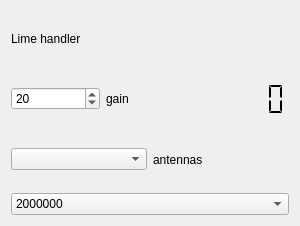
<?xml version="1.0" encoding="UTF-8"?>
<ui version="4.0">
 <class>limeWidget</class>
 <widget class="QWidget" name="limeWidget">
  <property name="geometry">
   <rect>
    <x>0</x>
    <y>0</y>
    <width>300</width>
    <height>226</height>
   </rect>
  </property>
  <property name="windowTitle">
   <string>lime control</string>
  </property>
  <layout class="QVBoxLayout" name="verticalLayout">
   <item>
    <widget class="QLabel" name="deviceLabel">
     <property name="text">
      <string>Lime handler</string>
     </property>
    </widget>
   </item>
   <item>
    <layout class="QHBoxLayout" name="horizontalLayout">
     <item>
      <widget class="QSpinBox" name="gainSelector">
       <property name="maximum">
        <number>73</number>
       </property>
       <property name="value">
        <number>20</number>
       </property>
      </widget>
     </item>
     <item>
      <widget class="QLabel" name="labelSpinbox_1">
       <property name="text">
        <string>gain</string>
       </property>
      </widget>
     </item>
     <item>
      <widget class="QLCDNumber" name="actualGain">
       <property name="frameShape">
        <enum>QFrame::NoFrame</enum>
       </property>
       <property name="segmentStyle">
        <enum>QLCDNumber::Flat</enum>
       </property>
      </widget>
     </item>
    </layout>
   </item>
   <item>
    <layout class="QHBoxLayout" name="horizontalLayout_2">
     <item>
      <widget class="QComboBox" name="antennaList"/>
     </item>
     <item>
      <widget class="QLabel" name="label">
       <property name="text">
        <string>antennas</string>
       </property>
      </widget>
     </item>
    </layout>
   </item>
   <item>
    <widget class="QComboBox" name="rateSelector">
     <item>
      <property name="text">
       <string>2000000</string>
      </property>
     </item>
     <item>
      <property name="text">
       <string>5000000</string>
      </property>
     </item>
     <item>
      <property name="text">
       <string>10000000</string>
      </property>
     </item>
    </widget>
   </item>
  </layout>
 </widget>
 <resources/>
 <connections/>
</ui>
